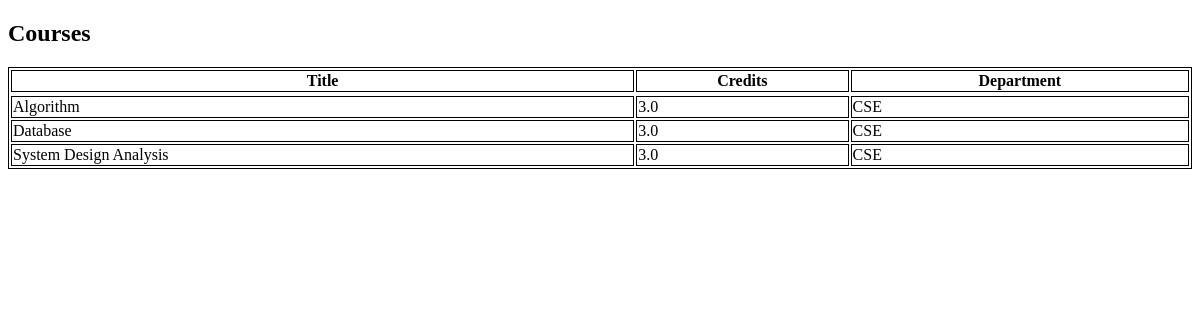
/course, run on an earlier commit of the app's database.
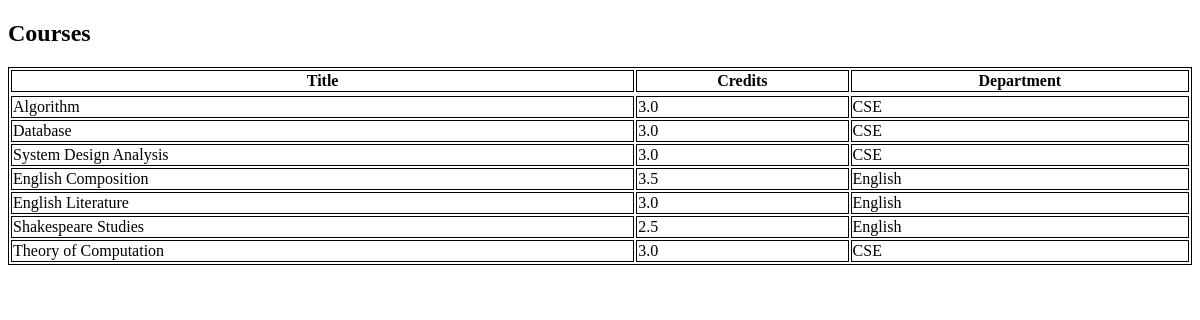
And on a later commit of the database.
### OnlineApp/models.py (models this page shows, shortened)
class Course(models.Model):
    id = models.AutoField(primary_key=True)
    title = models.CharField(max_length=100, unique=True)
    credits = models.FloatField()
    department = models.ForeignKey(Department, on_delete=models.CASCADE)

class Department(models.Model):
    id = models.AutoField(primary_key=True)
    dept_name = models.CharField(max_length=100, unique=True)
    def __str__(self):
        return self.dept_name

### OnlineApp/views.py (the view)
# urls.py: path('course', views.Courses, name= 'course'),
def Courses(request):
    if request.method == 'POST':
        form = CourseForm(request.POST)
        if form.is_valid():
            form.save()
            return redirect('course')
    else:
        form = CourseForm()
    courses = Course.objects.all()
    context = {'course': courses, 'form': form}
    return render(request, 'OnlineApp/course.html', context)

### OnlineApp/Templates/OnlineApp/course.html (shortened to what this page needs)
<!DOCTYPE html>
<html>
<body>
<h2>Courses</h2>
<table style="width:100%">
    <div class="table">
  <tr>
    <th>Title</th>
        <th>Credits</th>
        <th>Department</th>
  </tr>
  <tr>
    {% for item in course %}
        <tr>
          <td>{{ item.title }}</td>
          <td>{{ item.credits }}</td>
          <td>{{ item.department }}</td>
        </tr>
      {% endfor %}
  </tr>
</div>
</table>
</body>
</html>

### OnlineApp/Templates/OnlineApp/course.html (style rules this page uses)
table, th, td { border:1px solid black; }

What changed in the data, as far as the page shows it:
added Course: title "English Composition", credits "3.5", department "English"
added Course: title "English Literature", credits "3.0", department "English"
added Course: title "Shakespeare Studies", credits "2.5", department "English"
added Course: title "Theory of Computation", credits "3.0", department "CSE"
